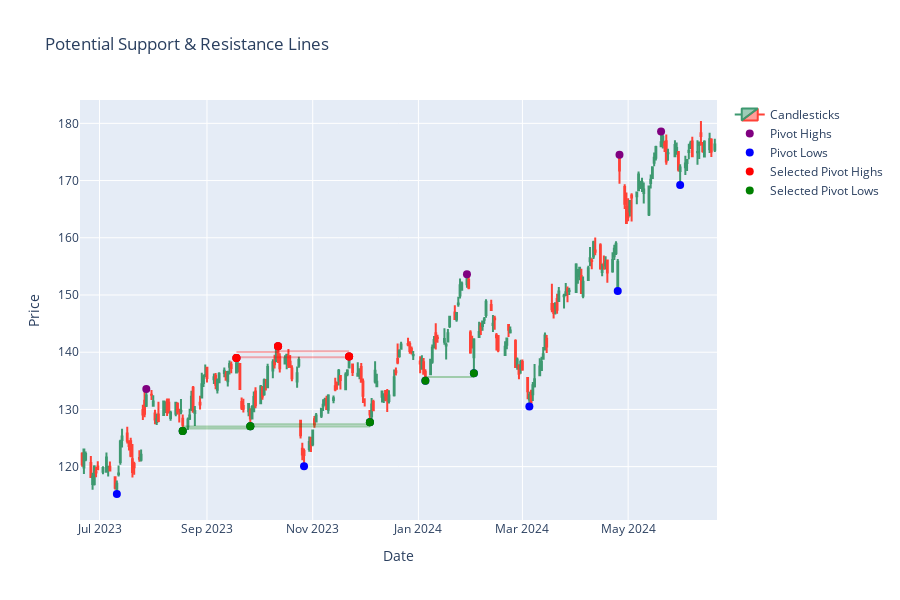

Notebook code cell kept with this figure:
### Code cell
plot_sr(goog, 10, 10, 2.5, 150)

### Figure 1 — Plotly figure (JSON) as saved in the notebook; plotly's stock layout.template omitted (floating-point values rounded to 4 significant figures; data arrays with more than 128 entries replaced by an {"elided": "..."} marker saying what was removed)
{"data": [{"close": {"elided": "252 float values"}, "high": {"elided": "252 float values"}, "low": {"elided": "252 float values"}, "name": "Candlesticks", "open": {"elided": "252 float values"}, "type": "candlestick", "x": {"elided": "252 str values"}}, {"marker": {"color": "purple", "size": 8}, "mode": "markers", "name": "Pivot Highs", "type": "scatter", "x": ["2023-07-28T00:00:00-04:00", "2023-09-18T00:00:00-04:00", "2023-10-12T00:00:00-04:00", "2023-11-22T00:00:00-05:00", "2024-01-29T00:00:00-05:00", "2024-04-26T00:00:00-04:00", "2024-05-20T00:00:00-04:00"], "y": [133.6, 139.0, 141.1, 139.3, 153.6, 174.5, 178.6]}, {"marker": {"color": "blue", "size": 8}, "mode": "markers", "name": "Pivot Lows", "type": "scatter", "x": ["2023-07-11T00:00:00-04:00", "2023-08-18T00:00:00-04:00", "2023-09-26T00:00:00-04:00", "2023-10-27T00:00:00-04:00", "2023-12-04T00:00:00-05:00", "2024-01-05T00:00:00-05:00", "2024-02-02T00:00:00-05:00", "2024-03-05T00:00:00-05:00", "2024-04-25T00:00:00-04:00", "2024-05-31T00:00:00-04:00"], "y": [115.2, 126.2, 127.1, 120.1, 127.8, 135.0, 136.3, 130.5, 150.7, 169.2]}, {"marker": {"color": "red", "size": 8}, "mode": "markers", "name": "Selected Pivot Highs", "type": "scatter", "x": ["2023-09-18T00:00:00-04:00", "2023-09-18T00:00:00-04:00", "2023-10-12T00:00:00-04:00"], "y": [139.0, 139.0, 141.1]}, {"marker": {"color": "red", "size": 8}, "mode": "markers", "showlegend": false, "type": "scatter", "x": ["2023-10-12T00:00:00-04:00", "2023-11-22T00:00:00-05:00", "2023-11-22T00:00:00-05:00"], "y": [141.1, 139.3, 139.3]}, {"marker": {"color": "green", "size": 8}, "mode": "markers", "name": "Selected Pivot Lows", "type": "scatter", "x": ["2023-08-18T00:00:00-04:00", "2023-08-18T00:00:00-04:00", "2023-09-26T00:00:00-04:00", "2024-01-05T00:00:00-05:00"], "y": [126.2, 126.2, 127.1, 135.0]}, {"marker": {"color": "green", "size": 8}, "mode": "markers", "showlegend": false, "type": "scatter", "x": ["2023-09-26T00:00:00-04:00", "2023-12-04T00:00:00-05:00", "2023-12-04T00:00:00-05:00", "2024-02-02T00:00:00-05:00"], "y": [127.1, 127.8, 127.8, 136.3]}], "layout": {"height": 600, "shapes": [{"line": {"color": "rgba(255, 0, 0, 0.3)", "dash": "solid"}, "name": "Potential Resistance", "type": "line", "x0": "2023-09-18T00:00:00-04:00", "x1": "2023-10-12T00:00:00-04:00", "xref": "x", "y0": 140.0, "y1": 140.0, "yref": "y"}, {"line": {"color": "rgba(255, 0, 0, 0.3)", "dash": "solid"}, "name": "Potential Resistance", "type": "line", "x0": "2023-09-18T00:00:00-04:00", "x1": "2023-11-22T00:00:00-05:00", "xref": "x", "y0": 139.1, "y1": 139.1, "yref": "y"}, {"line": {"color": "rgba(255, 0, 0, 0.3)", "dash": "solid"}, "name": "Potential Resistance", "type": "line", "x0": "2023-10-12T00:00:00-04:00", "x1": "2023-11-22T00:00:00-05:00", "xref": "x", "y0": 140.2, "y1": 140.2, "yref": "y"}, {"line": {"color": "rgba(0, 128, 0, 0.3)", "dash": "solid"}, "name": "Potential Support", "type": "line", "x0": "2023-08-18T00:00:00-04:00", "x1": "2023-09-26T00:00:00-04:00", "xref": "x", "y0": 126.7, "y1": 126.7, "yref": "y"}, {"line": {"color": "rgba(0, 128, 0, 0.3)", "dash": "solid"}, "name": "Potential Support", "type": "line", "x0": "2023-08-18T00:00:00-04:00", "x1": "2023-12-04T00:00:00-05:00", "xref": "x", "y0": 127.0, "y1": 127.0, "yref": "y"}, {"line": {"color": "rgba(0, 128, 0, 0.3)", "dash": "solid"}, "name": "Potential Support", "type": "line", "x0": "2023-09-26T00:00:00-04:00", "x1": "2023-12-04T00:00:00-05:00", "xref": "x", "y0": 127.4, "y1": 127.4, "yref": "y"}, {"line": {"color": "rgba(0, 128, 0, 0.3)", "dash": "solid"}, "name": "Potential Support", "type": "line", "x0": "2024-01-05T00:00:00-05:00", "x1": "2024-02-02T00:00:00-05:00", "xref": "x", "y0": 135.7, "y1": 135.7, "yref": "y"}], "title": {"text": "Potential Support & Resistance Lines"}, "xaxis": {"rangeslider": {"visible": false}, "title": {"text": "Date"}}, "yaxis": {"title": {"text": "Price"}}}}
